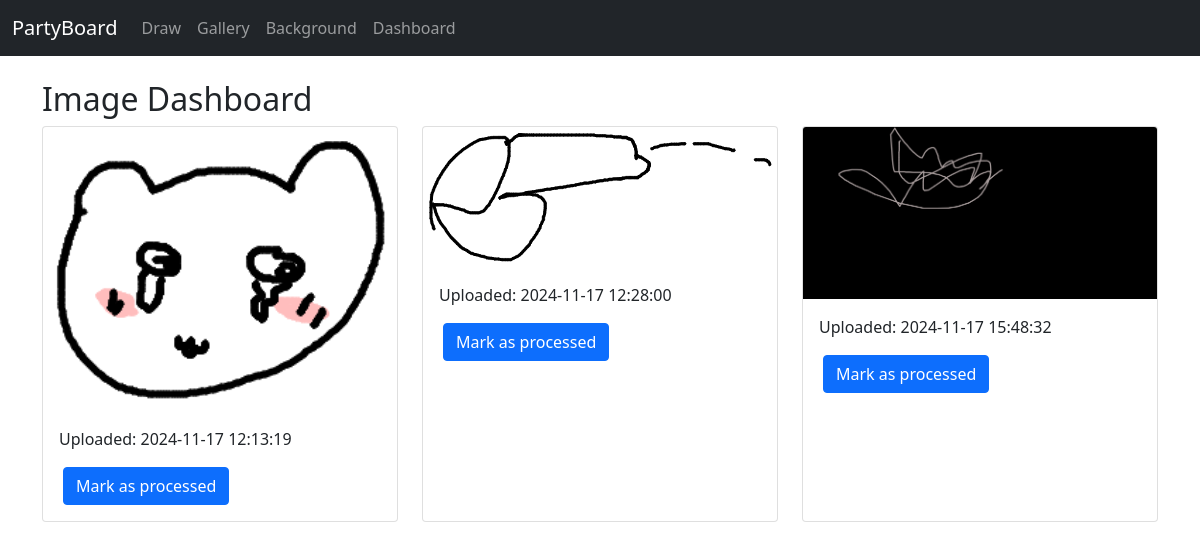
Page /dashboard on the earlier database version.
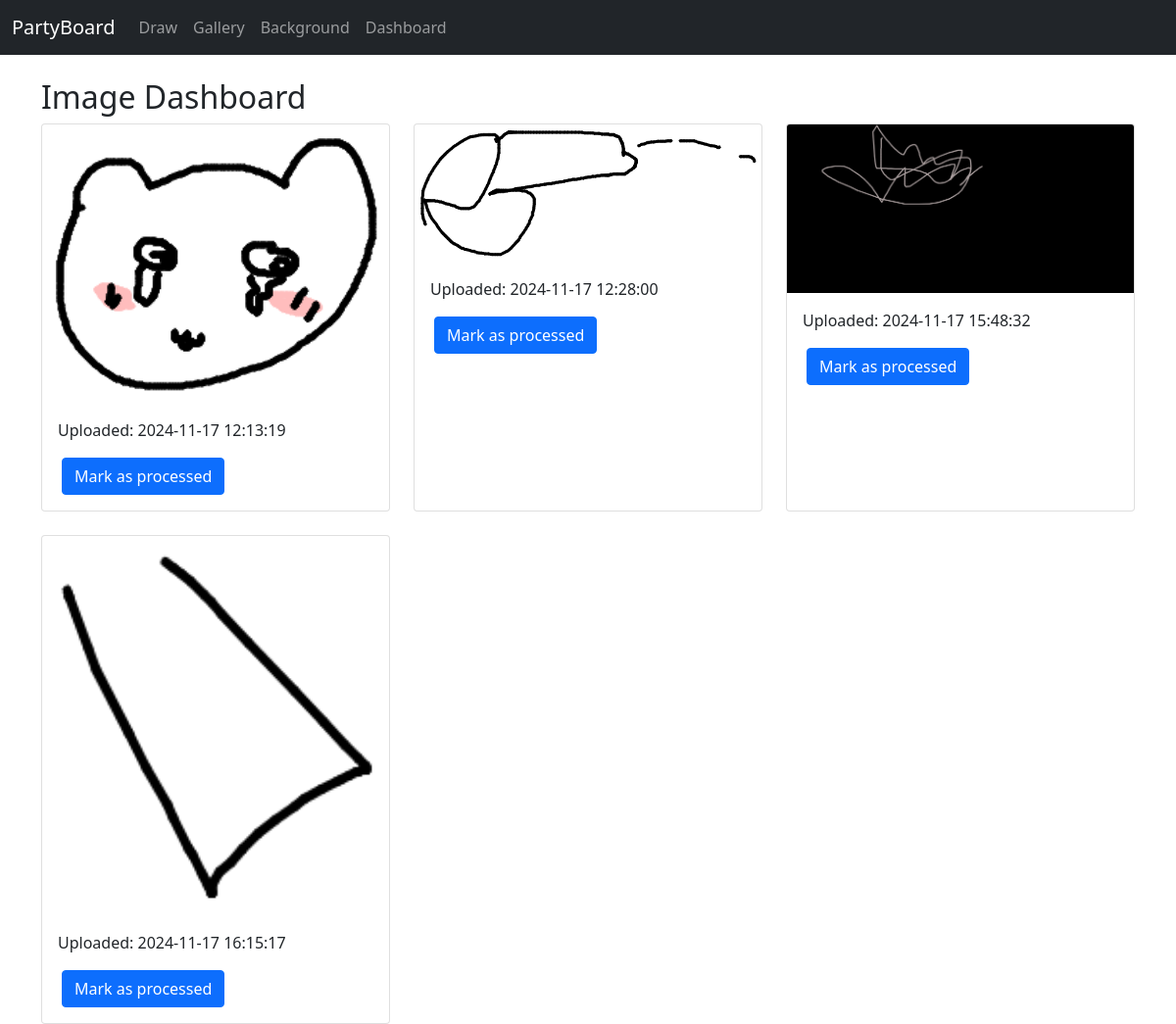
Same page on the later database version.
### tables this page shows
CREATE TABLE drawings
                 (id INTEGER PRIMARY KEY AUTOINCREMENT,
                  path TEXT NOT NULL,
                  created_at TIMESTAMP DEFAULT CURRENT_TIMESTAMP,
                  blacklisted BOOLEAN DEFAULT FALSE);

### server.py (the view)
@app.route('/dashboard')
def dashboard():
    with sqlite3.connect('partyboard.db') as conn:
        c = conn.cursor()
        c.execute('SELECT * FROM drawings WHERE blacklisted = FALSE')
        drawings = c.fetchall()
    return render_template('dashboard.html', drawings=drawings)

### templates/dashboard.html (shortened to what this page needs)
{% extends "base.html" %}
{% block content %}
<div class="container mt-4">
    <h2>Image Dashboard</h2>
    <div class="row row-cols-1 row-cols-md-3 g-4">
        {% for drawing in drawings %}
        <div class="col" id="card-image-{{ drawing.0 }}">
            <div class="card h-100">
                    <img src="{{ drawing.1 }}" class="card-img-top" alt="Uploaded image">
                <div class="card-body">
                    <p class="card-text">Uploaded: {{ drawing.2 }}</p>
                    <button type="button"
                            class="remove-btn btn btn-primary"
                            id="image-{{ drawing.id }}"
                            onclick="updateImageStatus({{ drawing.0 }})">
                        Mark as processed
                    </button>
                </div>
            </div>
        </div>
        {% endfor %}
    </div>
</div>
{% endblock %}

### templates/base.html (shortened to what this page needs)
<!DOCTYPE html>
<html lang="en">
<head>
    <link href="https://cdn.jsdelivr.net/npm/bootstrap@5.1.3/dist/css/bootstrap.min.css" rel="stylesheet">
    <link rel="stylesheet" href="{{ url_for('static', filename='css/style.css') }}">
</head>
<body>
    <nav class="navbar navbar-expand-lg navbar-dark bg-dark">
        <div class="container-fluid">
            <a class="navbar-brand" href="/">PartyBoard</a>
            <div class="collapse navbar-collapse" id="navbarNav">
                <ul class="navbar-nav">
                    <li class="nav-item">
                        <a class="nav-link" href="/canvas">Draw</a>
                    </li>
                    <li class="nav-item">
                        <a class="nav-link" href="/gallery">Gallery</a>
                    </li>
                    <li class="nav-item">
                        <a class="nav-link" href="/background">Background</a>
                    </li>
                    <li class="nav-item">
                        <a class="nav-link" href="/dashboard">Dashboard</a>
                    </li>
                </ul>
            </div>
        </div>
    </nav>
    {% block content %}
    {% endblock %}
</body>
</html>

### static/css/style.css (style rules this page uses)
button { padding: 8px 16px; margin: 0 4px; cursor: pointer; border: none; border-radius: 4px; font-weight: 500; transition: all 0.2s ease; color: white; }

Differences in the rows shown:
added drawings: path (picture), created_at "2024-11-17 16:15:17"
